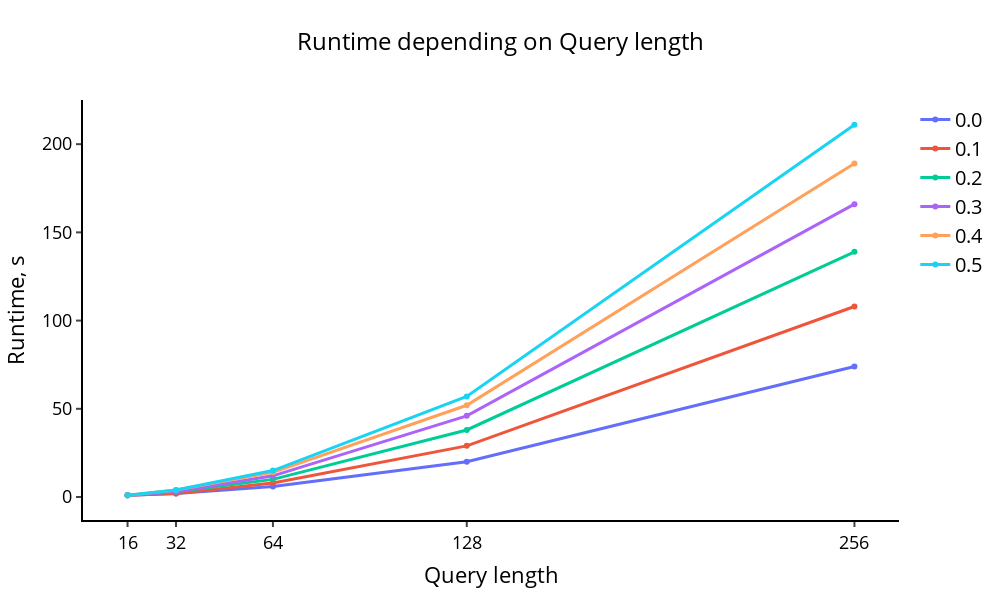

The notebook cell saved with this chart:
### Code cell
comparison_param = np.array(r_list)

visualize_plot_times(np.round(naive2_results)[0], comparison_param, exp2_params)

### Figure 1 — Plotly figure (JSON) as saved in the notebook; plotly's stock layout.template omitted (floating-point values rounded to 4 significant figures)
{"data": [{"line": {"width": 3}, "name": "0.0", "type": "scatter", "x": [16, 32, 64, 128, 256], "y": [1, 2, 6, 20, 74]}, {"line": {"width": 3}, "name": "0.1", "type": "scatter", "x": [16, 32, 64, 128, 256], "y": [1, 2, 8, 29, 108]}, {"line": {"width": 3}, "name": "0.2", "type": "scatter", "x": [16, 32, 64, 128, 256], "y": [1, 3, 10, 38, 139]}, {"line": {"width": 3}, "name": "0.3", "type": "scatter", "x": [16, 32, 64, 128, 256], "y": [1, 3, 12, 46, 166]}, {"line": {"width": 3}, "name": "0.4", "type": "scatter", "x": [16, 32, 64, 128, 256], "y": [1, 4, 14, 52, 189]}, {"line": {"width": 3}, "name": "0.5", "type": "scatter", "x": [16, 32, 64, 128, 256], "y": [1, 4, 15, 57, 211]}], "layout": {"height": 600, "legend": {"font": {"color": "black", "size": 20}}, "plot_bgcolor": "rgba(0,0,0,0)", "title": {"font": {"color": "black", "size": 24}, "text": "Runtime depending on Query length", "x": 0.5, "xanchor": "center"}, "width": 1000, "xaxis": {"linecolor": "#000", "linewidth": 2, "showgrid": false, "tickfont": {"color": "black", "size": 18}, "ticks": "outside", "tickvals": [16, 32, 64, 128, 256], "tickwidth": 2, "title": {"font": {"color": "black", "size": 22}, "text": "Query length"}}, "yaxis": {"linecolor": "#000", "linewidth": 2, "showgrid": false, "tickfont": {"color": "black", "size": 18}, "ticks": "outside", "tickwidth": 2, "title": {"font": {"color": "black", "size": 22}, "text": "Runtime, s"}, "zeroline": false}}}
